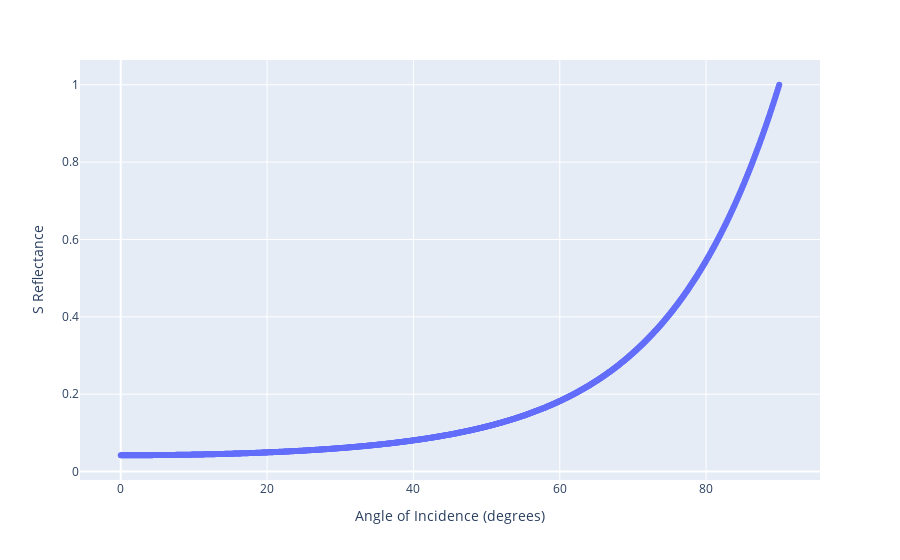

Here is the notebook cell this chart was saved with:
### Markdown cell above
#### Orthogonal Polarization

### Code cell
scatter(sReflectance_df, x = 'Angle of Incidence (degrees)',  y = 'S Reflectance')

### Figure 1 — Plotly figure (JSON) as saved in the notebook; plotly's stock layout.template omitted (floating-point values rounded to 4 significant figures; data arrays with more than 128 entries replaced by an {"elided": "..."} marker saying what was removed)
{"data": [{"hovertemplate": "Angle of Incidence (degrees)=%{x}<br>S Reflectance=%{y}<extra></extra>", "legendgroup": "", "marker": {"color": "#636efa", "symbol": "circle"}, "mode": "markers", "name": "", "orientation": "v", "showlegend": false, "x": {"elided": "1000 float values"}, "xaxis": "x", "y": {"elided": "1000 float values"}, "yaxis": "y", "type": "scatter"}], "layout": {"xaxis": {"anchor": "y", "domain": [0.0, 1.0], "title": {"text": "Angle of Incidence (degrees)"}}, "yaxis": {"anchor": "x", "domain": [0.0, 1.0], "title": {"text": "S Reflectance"}}, "legend": {"tracegroupgap": 0}, "margin": {"t": 60}}}
